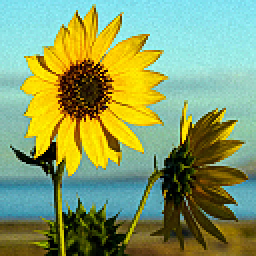
%> input picture Set10/001.bmp, 128 x 128 px (shown 2 times larger); its folder holds only this picture in this run
$ octave test_realworld_ip.m   (GNU Octave 9; MATLAB toolbox functions it lacks are replaced by stand-ins)
%> lines starting %> are read from the running program, lines starting %| are printed output that depends on the picture
### common/glob.m
function [result,files] = glob(directory, pattern)
%> called with directory = 'Set10', pattern = '*.bmp'

d = fullfile(directory, pattern);
files = dir(d);

result = cell(numel(files), 1);
for i = 1:numel(result)
    result{i} = fullfile(directory, files(i).name);
end

### common/upcubic.m
%此函数只是一个中间步骤  为了处理包括3层数据的图像而加的


function Hr = upcubic(Lr,K )
[m,n,d]=size(Lr);

for i = 1:d
    Hr(:,:,i)= mycubic(Lr(:,:,i),K);  %编的内插函数
end

### common/mycubic.m
%2011.12.21
%函数功能：可实现2倍，3倍及4倍的双立方插值
%输入参数:(1)l：待重建的低分辨率图像；
%         (2)k:放大倍数；
%输出参数:sr:双立方插值放大后的图像

function sr = mycubic(l,k)
   l  = double(l);
switch k
    case 2,
        sr = mycubic2(l);%编的内插函数
    case 4,
        sr = mycubic2(l);
        sr = mycubic2(sr);
    case 3,
        sr1 = imresize(l, k,'cubic');
        [m,n]=size(sr1);
        sr = sr1;
        sr(1:m-1,1:n-1)=sr1(2:m,2:n);
    otherwise
        disp('wrong!');
        sr = -1;
end

### common/mycubic2.m
%2011.12.29
%函数功能:实现2倍的双立方插值放大
%输入参数：l:待放大的低分辨率图像
%输出参数：sr:放大后的高分辨率图像

function sr = mycubic2(l)
sr= interp2(l,'cubic');
[m,n]=size(sr);

for loop= 1:n
    sr(m+1,loop)=sr(m,loop);
end

for loop = 1:m
    sr(loop,n+1)=sr(loop,n);
end
sr(m+1,n+1)=sr(m,n);

### test_realworld_ip.m
% Script to test the real image interpolation
% Zongliang gan

clear all
close all
clc

p = pwd;
addpath(fullfile(p, '/common'));
addpath(fullfile(p, '/func'));
addpath(fullfile(p, '/Result'));


% set the real world image data

%zoom = 2;
zoom = 4;

imset = 'Set10';

% mode
%chmode = 0; % gray
chmode = 1; % colour

switch imset

    case 'Set10'
        addpath(fullfile(p, '/Set10'));
        Dir = 'Set10';
        Suffix = '*.bmp';

    % here can add other image data
end

addpath(fullfile(p, '/Result'));

[fn,fname] = glob(Dir, Suffix);

switch  zoom
    case 2
    for i = 1:numel(fn)
       x = imread(fn{i});
       disp(['+++++++++++' fn{i} ' +++++++++'])
       imfn = fname(i).name(1:(end-4));
       % NN interpolation
       disp(['NN doing.......'])
       Nsr = imresize(x,2,'nearest');
       imwrite(uint8(Nsr),['./Result/' imfn 'NNx2.bmp'])

       % bicubic interpolation
       disp(['Bicubic doing.......'])
       cubic = upcubic(x,2);
       imwrite(uint8(cubic),['./Result/' imfn 'cubicx2.bmp'])

       % offline interpolation
       disp(['Offline doing.......'])
       Hroff = impccdf(x,0);
       imwrite(uint8(Hroff),['./Result/' imfn 'Hroffx2.bmp'])

       %  online interpolation
       disp(['Online doing.......'])
       Hroff = impccdf(x,1);
       imwrite(uint8(Hroff),['./Result/' imfn 'Hronx2.bmp'])
    end
    case 4
    for i = 1:numel(fn)
       x = imread(fn{i});
%> x is the input picture: size 128x128x3 uint8; mean R, G, B 134, 157.1, 102
       disp(['+++++++++++' fn{i} ' +++++++++'])
       imfn = fname(i).name(1:(end-4));
       % NN interpolation
       disp(['NN doing.......'])
       Nsr = imresize(x,4,'nearest');
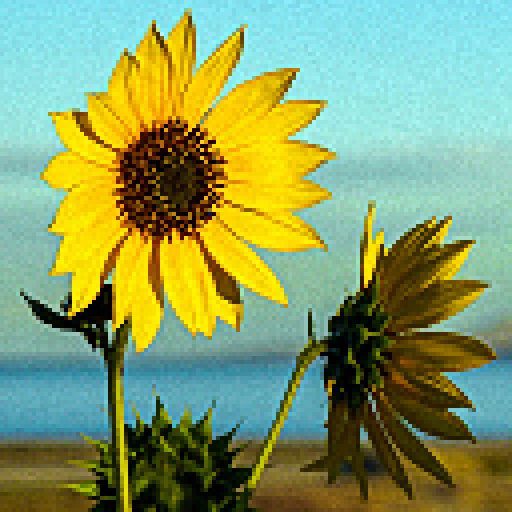
%> Nsr: size 512x512x3 uint8; mean R, G, B 134, 157.1, 102
       imwrite(uint8(Nsr),['./Result/' imfn 'NNx4.bmp'])

       % bicubic interpolation
       disp(['Bicubic doing.......'])
       cubic = upcubic(x,4);
%> the loop in upcubic, `for i = 1:d` made 3 passes
%> pass 1, in mycubic, `l  = double(l);`:
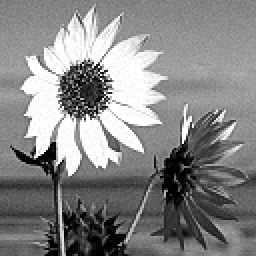
%> l: size 128x128 double (shown 2 times larger); min 0, max 255, mean 134
%> pass 1, in mycubic2, `sr= interp2(l,'cubic');`:
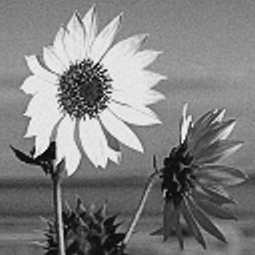
%> sr: size 255x255 double; min -20.86, max 284.2, mean 134.2; drawn with min black and max white
%> pass 1, in mycubic, `sr = mycubic2(l);`:
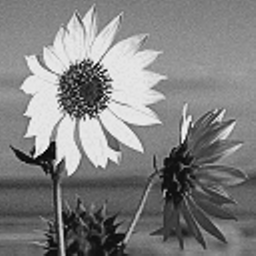
%> sr: size 256x256 double; min -20.86, max 284.2, mean 134; drawn with min black and max white
%> after the loop in upcubic, `for i = 1:d`:
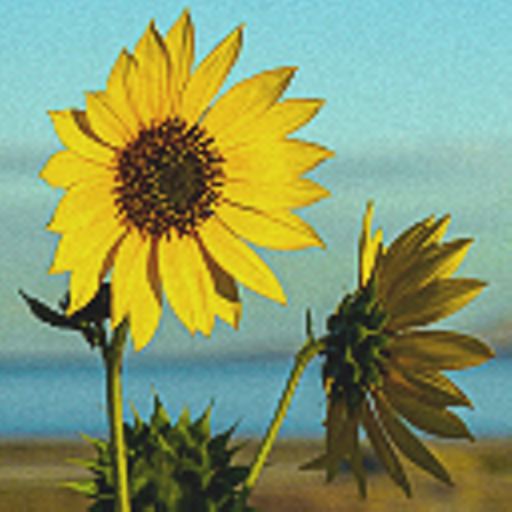
%> Hr: size 512x512x3 double; mean R, G, B 133.9, 156.6, 101.4; drawn with min black and max white
       imwrite(uint8(cubic),['./Result/' imfn 'cubicx4.bmp'])

       % offline interpolation
       disp(['Offline doing.......'])
%> (the run ends here)

$ run again, on Set10/005.bmp
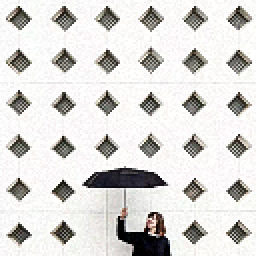
%> input picture Set10/005.bmp, 128 x 128 px (shown 2 times larger)
%> x is the input picture: size 128x128x3 uint8; mean R, G, B 217.8, 216.3, 214.1
%> `Nsr = imresize(x,4,'nearest');`:
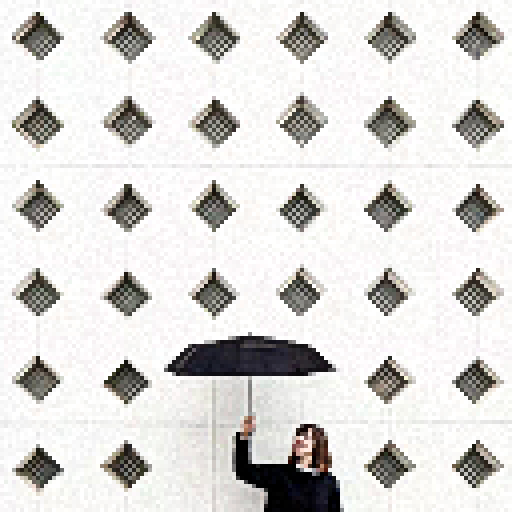
%> Nsr: size 512x512x3 uint8; mean R, G, B 217.8, 216.3, 214.1
%> after the loop in upcubic, `for i = 1:d`:
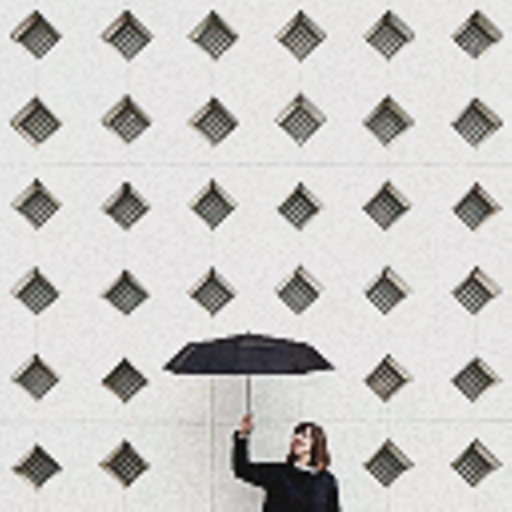
%> Hr: size 512x512x3 double; mean R, G, B 217.7, 216.2, 214; drawn with min black and max white

$ run again, on Set10/006.bmp
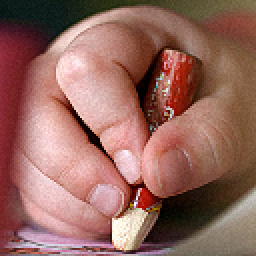
%> input picture Set10/006.bmp, 128 x 128 px (shown 2 times larger)
%> x is the input picture: size 128x128x3 uint8; mean R, G, B 149.1, 103.8, 94.3
%> the loop in upcubic, `for i = 1:d` made 3 passes
%> pass 1, in mycubic, `sr = mycubic2(l);`:
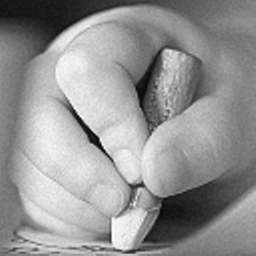
%> sr: size 256x256 double; min -15.25, max 268.4, mean 149.3; drawn with min black and max white
%> after the loop in upcubic, `for i = 1:d`:
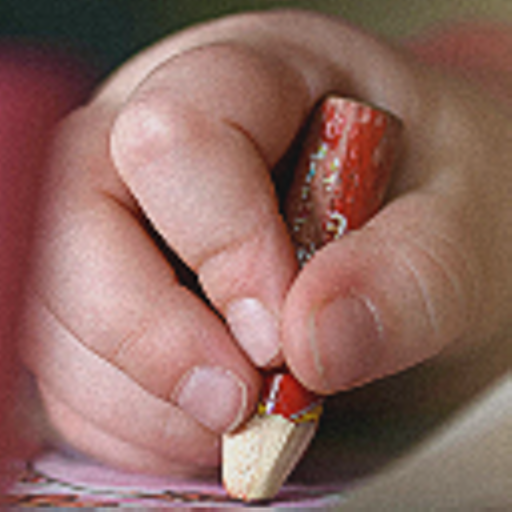
%> Hr: size 512x512x3 double; mean R, G, B 149.4, 104.2, 94.7; drawn with min black and max white

$ run again, on Set10/007.bmp
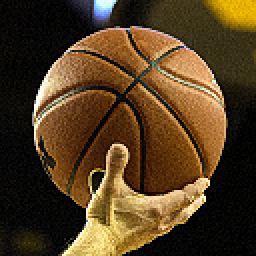
%> input picture Set10/007.bmp, 128 x 128 px (shown 2 times larger)
%> x is the input picture: size 128x128x3 uint8; mean R, G, B 82.7, 61.1, 32.1
%> the loop in upcubic, `for i = 1:d` made 3 passes
%> pass 1, in mycubic, `sr = mycubic2(l);`:
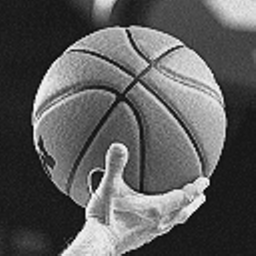
%> sr: size 256x256 double; min -27.33, max 278.6, mean 82.7; drawn with min black and max white
%> after the loop in upcubic, `for i = 1:d`:
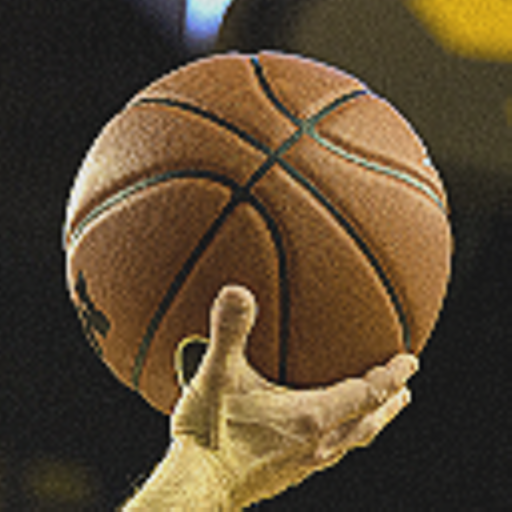
%> Hr: size 512x512x3 double; mean R, G, B 82.7, 61.1, 32.1; mean of the top-left, top-right, bottom-left and bottom-right quarters 51.6, 78.1, 57.1, 47.8; drawn with min black and max white
